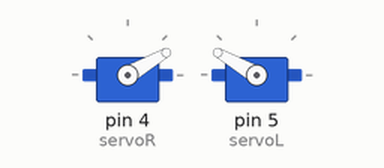
This sketch was run on a simulated Arduino Uno, built with avr-gcc and run on an emulated ATmega328P. Parts: 2 × servo.

Above: at 0.05 s.
At 12.5 s:
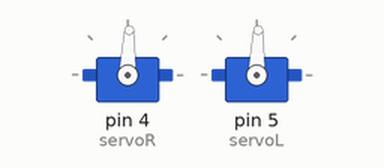
Timing chart, 0 to 16.3 s (numbered marks = the images above):
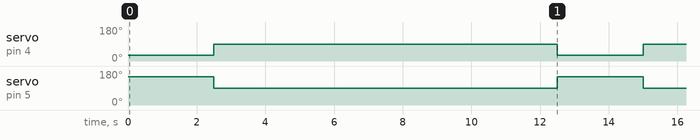

Measured:
- by itself, servo on pin 4 (servoR): alternates 88° for 10.0 s and 30° for 2.5 s
- by itself, servo on pin 5 (servoL): alternates 150° for 2.5 s and 88° for 10.0 s

The sketch:

ex1.ino
```cpp
//前進運動の測定
#include <Servo.h>//モータ用のインクルード
Servo servoL;
Servo servoR;
void setup() {
  // put your setup code here, to run once:
servoR.attach(4);//右モータのピンが4に配線されている場合のアタッチ
servoL.attach(5);//左モータのピンが5に配線されている場合のアタッチ
/*モータ回転位置初期化*/
servoR.write(90);
servoL.write(90);
Serial.begin(9600);//シリアル通信の転送速度
}

/*このプログラムではモータの回転角（速度）を与える関数を作っている*/
void set_motor(int L, int R){
  servoL.write(L);//0≦L≦180、90から離れるほど速く回転
  servoR.write(R);//0≦R≦180
}

void loop() {
  set_motor(150,30);//直進
  delay(2500);//指定された時間直進(delay()の中を変更すると時間を変えることができる)

  set_motor(88,88);//停止(90だと停止しなかったため、88で停止)
  delay(10000);//10秒間停止
}
```
